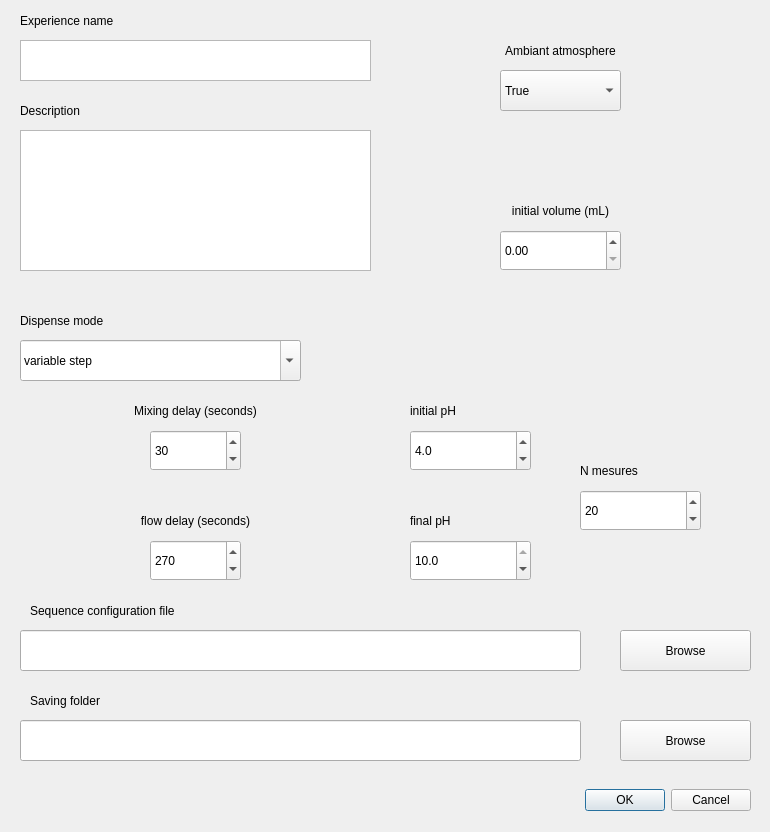
<?xml version="1.0" encoding="UTF-8"?>
<ui version="4.0">
 <class>sequenceConfig</class>
 <widget class="QDialog" name="sequenceConfig">
  <property name="geometry">
   <rect>
    <x>0</x>
    <y>0</y>
    <width>770</width>
    <height>832</height>
   </rect>
  </property>
  <property name="windowTitle">
   <string>Sequence configuration</string>
  </property>
  <property name="sizeGripEnabled">
   <bool>false</bool>
  </property>
  <widget class="QDialogButtonBox" name="dialogbox">
   <property name="geometry">
    <rect>
     <x>440</x>
     <y>770</y>
     <width>311</width>
     <height>61</height>
    </rect>
   </property>
   <property name="orientation">
    <enum>Qt::Horizontal</enum>
   </property>
   <property name="standardButtons">
    <set>QDialogButtonBox::Cancel|QDialogButtonBox::Ok</set>
   </property>
  </widget>
  <widget class="QPlainTextEdit" name="exp_name">
   <property name="geometry">
    <rect>
     <x>20</x>
     <y>40</y>
     <width>351</width>
     <height>41</height>
    </rect>
   </property>
   <property name="plainText">
    <string/>
   </property>
  </widget>
  <widget class="QLabel" name="exp_name_label">
   <property name="geometry">
    <rect>
     <x>20</x>
     <y>0</y>
     <width>241</width>
     <height>41</height>
    </rect>
   </property>
   <property name="text">
    <string>Experience name</string>
   </property>
  </widget>
  <widget class="QLabel" name="description_label">
   <property name="geometry">
    <rect>
     <x>20</x>
     <y>90</y>
     <width>181</width>
     <height>41</height>
    </rect>
   </property>
   <property name="text">
    <string>Description</string>
   </property>
  </widget>
  <widget class="QPlainTextEdit" name="description">
   <property name="geometry">
    <rect>
     <x>20</x>
     <y>130</y>
     <width>351</width>
     <height>141</height>
    </rect>
   </property>
   <property name="plainText">
    <string/>
   </property>
  </widget>
  <widget class="QSpinBox" name="Nmes">
   <property name="geometry">
    <rect>
     <x>580</x>
     <y>490</y>
     <width>121</width>
     <height>41</height>
    </rect>
   </property>
   <property name="minimum">
    <number>3</number>
   </property>
   <property name="maximum">
    <number>30</number>
   </property>
   <property name="value">
    <number>20</number>
   </property>
  </widget>
  <widget class="QLabel" name="pH_init_label">
   <property name="geometry">
    <rect>
     <x>410</x>
     <y>390</y>
     <width>111</width>
     <height>41</height>
    </rect>
   </property>
   <property name="text">
    <string>initial pH</string>
   </property>
  </widget>
  <widget class="QLabel" name="pH_fin_label">
   <property name="geometry">
    <rect>
     <x>410</x>
     <y>500</y>
     <width>121</width>
     <height>41</height>
    </rect>
   </property>
   <property name="text">
    <string>final pH</string>
   </property>
  </widget>
  <widget class="QLabel" name="Nmes_label">
   <property name="geometry">
    <rect>
     <x>580</x>
     <y>450</y>
     <width>121</width>
     <height>41</height>
    </rect>
   </property>
   <property name="text">
    <string>N mesures</string>
   </property>
  </widget>
  <widget class="QDoubleSpinBox" name="pH_init">
   <property name="geometry">
    <rect>
     <x>410</x>
     <y>430</y>
     <width>121</width>
     <height>41</height>
    </rect>
   </property>
   <property name="decimals">
    <number>1</number>
   </property>
   <property name="minimum">
    <double>3.000000000000000</double>
   </property>
   <property name="maximum">
    <double>5.000000000000000</double>
   </property>
   <property name="singleStep">
    <double>0.100000000000000</double>
   </property>
   <property name="value">
    <double>4.000000000000000</double>
   </property>
  </widget>
  <widget class="QDoubleSpinBox" name="pH_fin">
   <property name="geometry">
    <rect>
     <x>410</x>
     <y>540</y>
     <width>121</width>
     <height>41</height>
    </rect>
   </property>
   <property name="decimals">
    <number>1</number>
   </property>
   <property name="minimum">
    <double>8.000000000000000</double>
   </property>
   <property name="maximum">
    <double>10.000000000000000</double>
   </property>
   <property name="singleStep">
    <double>0.100000000000000</double>
   </property>
   <property name="value">
    <double>10.000000000000000</double>
   </property>
  </widget>
  <widget class="QComboBox" name="dispense_mode">
   <property name="geometry">
    <rect>
     <x>20</x>
     <y>340</y>
     <width>281</width>
     <height>41</height>
    </rect>
   </property>
   <property name="editable">
    <bool>true</bool>
   </property>
   <property name="currentText">
    <string>variable step</string>
   </property>
   <property name="maxVisibleItems">
    <number>10</number>
   </property>
   <item>
    <property name="text">
     <string>variable step</string>
    </property>
   </item>
   <item>
    <property name="text">
     <string>fixed step</string>
    </property>
   </item>
   <item>
    <property name="text">
     <string>with feedback</string>
    </property>
   </item>
   <item>
    <property name="text">
     <string>fixed volumes</string>
    </property>
   </item>
   <item>
    <property name="text">
     <string>from file</string>
    </property>
   </item>
  </widget>
  <widget class="QLabel" name="dispense_mode_label">
   <property name="geometry">
    <rect>
     <x>20</x>
     <y>300</y>
     <width>261</width>
     <height>41</height>
    </rect>
   </property>
   <property name="text">
    <string>Dispense mode</string>
   </property>
  </widget>
  <widget class="QLabel" name="saving_folder_label">
   <property name="geometry">
    <rect>
     <x>30</x>
     <y>680</y>
     <width>351</width>
     <height>41</height>
    </rect>
   </property>
   <property name="text">
    <string>Saving folder</string>
   </property>
  </widget>
  <widget class="QDoubleSpinBox" name="V_init">
   <property name="enabled">
    <bool>true</bool>
   </property>
   <property name="geometry">
    <rect>
     <x>500</x>
     <y>230</y>
     <width>121</width>
     <height>41</height>
    </rect>
   </property>
   <property name="accessibleDescription">
    <string extracomment="BLA"/>
   </property>
   <property name="autoFillBackground">
    <bool>false</bool>
   </property>
   <property name="wrapping">
    <bool>false</bool>
   </property>
   <property name="decimals">
    <number>2</number>
   </property>
   <property name="minimum">
    <double>0.000000000000000</double>
   </property>
   <property name="maximum">
    <double>2000.000000000000000</double>
   </property>
   <property name="singleStep">
    <double>0.010000000000000</double>
   </property>
   <property name="value">
    <double>0.000000000000000</double>
   </property>
  </widget>
  <widget class="QLabel" name="Vinit_label">
   <property name="geometry">
    <rect>
     <x>430</x>
     <y>190</y>
     <width>261</width>
     <height>41</height>
    </rect>
   </property>
   <property name="text">
    <string>initial volume (mL)</string>
   </property>
   <property name="alignment">
    <set>Qt::AlignCenter</set>
   </property>
  </widget>
  <widget class="QLabel" name="flow_delay_label">
   <property name="geometry">
    <rect>
     <x>50</x>
     <y>500</y>
     <width>291</width>
     <height>41</height>
    </rect>
   </property>
   <property name="text">
    <string>flow delay (seconds)</string>
   </property>
   <property name="alignment">
    <set>Qt::AlignCenter</set>
   </property>
  </widget>
  <widget class="QSpinBox" name="fixed_delay_box">
   <property name="geometry">
    <rect>
     <x>150</x>
     <y>540</y>
     <width>91</width>
     <height>41</height>
    </rect>
   </property>
   <property name="maximum">
    <number>7200</number>
   </property>
   <property name="value">
    <number>270</number>
   </property>
  </widget>
  <widget class="QLabel" name="mixing_delay_label">
   <property name="geometry">
    <rect>
     <x>110</x>
     <y>390</y>
     <width>171</width>
     <height>41</height>
    </rect>
   </property>
   <property name="text">
    <string>Mixing delay (seconds)</string>
   </property>
   <property name="alignment">
    <set>Qt::AlignCenter</set>
   </property>
  </widget>
  <widget class="QSpinBox" name="agitation_delay_box">
   <property name="geometry">
    <rect>
     <x>150</x>
     <y>430</y>
     <width>91</width>
     <height>41</height>
    </rect>
   </property>
   <property name="maximum">
    <number>300</number>
   </property>
   <property name="value">
    <number>30</number>
   </property>
  </widget>
  <widget class="QToolButton" name="browse">
   <property name="enabled">
    <bool>true</bool>
   </property>
   <property name="geometry">
    <rect>
     <x>620</x>
     <y>720</y>
     <width>131</width>
     <height>41</height>
    </rect>
   </property>
   <property name="text">
    <string>Browse</string>
   </property>
   <property name="checkable">
    <bool>false</bool>
   </property>
   <property name="autoRaise">
    <bool>false</bool>
   </property>
  </widget>
  <widget class="QLineEdit" name="saving_folder">
   <property name="geometry">
    <rect>
     <x>20</x>
     <y>720</y>
     <width>561</width>
     <height>41</height>
    </rect>
   </property>
  </widget>
  <widget class="QLineEdit" name="sequence_config_file">
   <property name="geometry">
    <rect>
     <x>20</x>
     <y>630</y>
     <width>561</width>
     <height>41</height>
    </rect>
   </property>
  </widget>
  <widget class="QToolButton" name="browse1">
   <property name="enabled">
    <bool>true</bool>
   </property>
   <property name="geometry">
    <rect>
     <x>620</x>
     <y>630</y>
     <width>131</width>
     <height>41</height>
    </rect>
   </property>
   <property name="text">
    <string>Browse</string>
   </property>
   <property name="checkable">
    <bool>false</bool>
   </property>
   <property name="autoRaise">
    <bool>false</bool>
   </property>
  </widget>
  <widget class="QLabel" name="sequence_config_label">
   <property name="geometry">
    <rect>
     <x>30</x>
     <y>590</y>
     <width>351</width>
     <height>41</height>
    </rect>
   </property>
   <property name="text">
    <string>Sequence configuration file</string>
   </property>
  </widget>
  <widget class="QLabel" name="atmosphere_label">
   <property name="geometry">
    <rect>
     <x>430</x>
     <y>30</y>
     <width>261</width>
     <height>41</height>
    </rect>
   </property>
   <property name="text">
    <string>Ambiant atmosphere</string>
   </property>
   <property name="alignment">
    <set>Qt::AlignCenter</set>
   </property>
  </widget>
  <widget class="QComboBox" name="atmosphere_box">
   <property name="geometry">
    <rect>
     <x>500</x>
     <y>70</y>
     <width>121</width>
     <height>41</height>
    </rect>
   </property>
   <item>
    <property name="text">
     <string>True</string>
    </property>
   </item>
   <item>
    <property name="text">
     <string>False</string>
    </property>
   </item>
  </widget>
 </widget>
 <resources/>
 <connections>
  <connection>
   <sender>dialogbox</sender>
   <signal>accepted()</signal>
   <receiver>sequenceConfig</receiver>
   <slot>accept()</slot>
   <hints>
    <hint type="sourcelabel">
     <x>248</x>
     <y>254</y>
    </hint>
    <hint type="destinationlabel">
     <x>157</x>
     <y>274</y>
    </hint>
   </hints>
  </connection>
  <connection>
   <sender>dialogbox</sender>
   <signal>rejected()</signal>
   <receiver>sequenceConfig</receiver>
   <slot>reject()</slot>
   <hints>
    <hint type="sourcelabel">
     <x>316</x>
     <y>260</y>
    </hint>
    <hint type="destinationlabel">
     <x>286</x>
     <y>274</y>
    </hint>
   </hints>
  </connection>
 </connections>
</ui>
